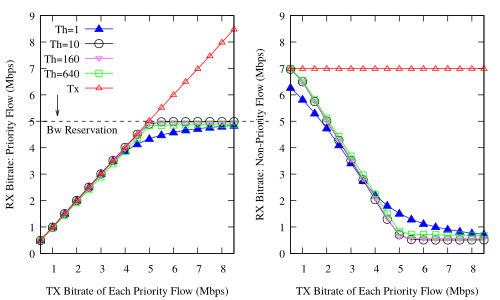

This figure's gnuplot source:
#! xgp flow_pps.dat
# Created the Fri Dec  8 02:30:12 CET 2017 with:
#   ____________________________
#  /                            \
# /        xgp        __________/
# \__________________/.:nonsns:.
#
 
#-------------------------------------
# SHAPES:
# (c)ircle  (t)riangle (i)nv.tri.
#           (d)iamond  (s)quare
# FILLING:
# (f)illed  (o)paque  (e)mpty (default)
#-------------------------------------
   s=4  ; es=s  ; fs=s+1 ; os=s+66
   c=6  ; ec=c  ; fc=c+1 ; oc=os+1
   t=8  ; et=t  ; ft=t+1 ; ot=oc+1
   i=10 ; ei=i  ; fi=i+1 ; oi=ot+1
   d=12 ; ed=d  ; fd=d+1 ; od=oi+1
   p=14 ; ep=p  ; fp=p+1 ; op=od+1
#-------------------------------------
#  e.g.:  
#  empty circles vs filled squares
#  plot "file" u 1:3 w p pt ec, 
#           "" u 1:4 w lp pt fs
#-------------------------------------

#Happy gnuplotting
#ty=ARG1
set out "rx_new_2_th.pdf"
#set out "rx_detnet.pdf"
#set out "rx_fifo.pdf"
set term pdf font "Times,12"
#set terminal X11 enhanced font "courier 10 pitch, 16" size 1300,1000

set pointsize 0.75

set key top left
#set ylabel "Per flow rate [pps]"
#set title "Priority Bandwidth reservation Output (21Mbps Input link and 10Mbps Output link)\nPriority Bandwidth Sharing\n10 Detnet Flows and 2 Other heavy flows\nExplicit Bandwidth Reservation for Detnet Flows (Flows send their bandwidth requirement)\n and the remaining availble bandwidth is fairly shared by other flows."
#set title "Fifo Queue Output (21Mbps Input link and 10Mbps Output link)\n10 Detnet Flows and 2 Other heavy flows"

set xlabel "TX Bitrate of Each Priority Flow (Mbps)"
set xtics 1


#set ytics 0.1
#set boxwidth 0.5
#set style fill solid
#set ytics nomirror
#set y2tics
#set yrange [0:5]
#set y2range [0:6000]

set ylabel "RX Bitrate: Priority Flow (Mbps)"

#set y2label "Flow Weight"
#set format y "%.t^.10^%T"
#set ytics 200000
#set yran [1e3:]
#min(a,b)=a<b?a:b
#stats 	'flow_pps.dat'	every ::1 using 1 nooutput
#total=int(STATS_sum)
#print("Total Throughput")
#print(total)
#f(x)=total


set yrange [0:9]
#set ytics nomirror
#set y2range [0:0.1]
#set y2label "Average End-to-End Latency (Secs)\nof Received Packets"
#set y2tics 0.01
set ytics 1
set xrange [0.5:8.5]

#t = 3000.0 / 1024
set arrow 1 from 0,5 to 10,5 nohead dt "-"

#set label "(DetnetFlow)" at 0.8,-0.8
#set label "(DetnetFlow)" at 1.6,-0.8
#set label "(DetnetFlow)" at 2.6,-0.8

set arrow 2 from 1.2,6 to 1.2,5.2
set label "Bw Reservation" at 0.75,4.7

set multiplot layout 1, 2 
#unset title
#unset xlabel
#unset key

plot \
'<cat rx_bwresv_1_flow_3.dat'	u ($3)/1000:($7)/1000 t 'Th=1' axes x1y1 with linespoints lw 1 pt ft lc rgb "blue" pointsize 1,\
'<cat rx_bwresv_10_flow_3.dat'	u ($3)/1000:($7)/1000 t 'Th=10' axes x1y1 with linespoints lw 1 pt ec lc rgb "black" pointsize 1,\
'<cat rx_bwresv_160_flow_3.dat'	u ($3)/1000:($7)/1000 t 'Th=160' axes x1y1 with linespoints lw 1.5 pt ei lc rgb "violet",\
'<cat rx_bwresv_640_flow_3.dat'	u ($3)/1000:($7)/1000 t 'Th=640' axes x1y1 with linespoints lw 1 pt es lc rgb "green",\
'<cat tx_bwresv_640_flow_3.dat'	u ($3)/1000:($7)/1000 t 'Tx' axes x1y1 with linespoints lw 1 pt et lc rgb "red",\
#'<cat rx_bwresv_80_flow_3.dat'	u ($3)/1000:($7)/1000 t '80' axes x1y1 with linespoints lw 1 pt ed lc rgb "violet",\
#'<cat rx_bwresv_160_flow_3.dat'	u ($3)/1000:($7)/1000 t '160' axes x1y1 with linespoints lw 1 pt ed lc rgb "dark-blue"




unset ylabel
unset arrow
unset label
set ylabel "RX Bitrate: Non-Priority Flow (Mbps)"
set xlabel "TX Bitrate of Each Priority Flow (Mbps)"
#set key top right
unset key

plot \
'<cat rx_bwresv_1_flow_1.dat'	u ($3)/1000:($7)/1000 t '1' axes x1y1 with linespoints lw 1 pt ft lc rgb "blue" pointsize 1,\
'<cat rx_bwresv_10_flow_1.dat'	u ($3)/1000:($7)/1000 t '10' axes x1y1 with linespoints lw 1 pt ec lc rgb "black" pointsize 1,\
'<cat rx_bwresv_160_flow_1.dat'	u ($3)/1000:($7)/1000 t '160' axes x1y1 with linespoints lw 1.5 pt ei lc rgb "violet",\
'<cat rx_bwresv_640_flow_1.dat'	u ($3)/1000:($7)/1000 t '640' axes x1y1 with linespoints lw 1 pt es lc rgb "green",\
'<cat tx_bwresv_640_flow_1.dat'	u ($3)/1000:($7)/1000 t 'Tx' axes x1y1 with linespoints lw 1 pt et lc rgb "red",\
#'<cat rx_bwresv_80_flow_1.dat'	u ($3)/1000:($7)/1000 t '80' axes x1y1 with linespoints lw 1 pt ed lc rgb "violet",\
#<cat rx_bwresv_160_flow_1.dat'	u ($3)/1000:($7)/1000 t '160' axes x1y1 with linespoints lw 1 pt ed lc rgb "dark-blue"




#'<cat rx_bwresv_full_sort.dat'	u ($0+1):($4)/1000 t 'Rx Bwresv' axes x1y1 with linespoints lw 2 lc rgb "blue" pt ec ps 1,\
#'<cat rx_stresv_full_sort.dat'	u ($0+1):($4)/1000 t 'Rx STRESV' axes x1y1 with linespoints lw 1.5 pt et lc rgb "blue",\
#'<cat tx_bwresv_full_sort.dat'	u ($0+1):($4)/1000 t 'Tx' axes x1y1 with linespoints lw 2 lc rgb "blue" pt fs,\
#'<cat rx_bwresv_low_sort.dat'	u ($0+1):($4)/1000 t 'Rx Bwresv' axes x1y1 with linespoints lw 2 lc rgb "black" pt ec ps 1,\
#'<cat rx_stresv_low_sort.dat'	u ($0+1):($4)/1000 t 'Rx STRESV' axes x1y1 with linespoints lw 1.5 pt et lc rgb "black",\
#'<cat tx_bwresv_low_sort.dat'	u ($0+1):($4)/1000 t 'Tx' axes x1y1 with linespoints lw 2 lc rgb "black" pt fs

#'<cat rx_bwresv_mid_sort.dat'	u ($0+1):($4)/1000 t 'Rx Bwresv' axes x1y1 with linespoints lw 2 lc rgb "red" pt ec ps 1,\
#'<cat rx_stresv_mid_sort.dat'	u ($0+1):($4)/1000 t 'Rx STRESV' axes x1y1 with linespoints lw 1.5 pt et lc rgb "red",\
#'<cat tx_bwresv_mid_sort.dat'	u ($0+1):($4)/1000 t 'Tx' axes x1y1 with linespoints lw 2 lc rgb "red" pt fs,\
#'<cat rx_bwresv_low_sort.dat'	u ($0+1):($4)/1000 t 'Rx Bwresv' axes x1y1 with linespoints lw 2 lc rgb "black" pt ec ps 1,\
#'<cat rx_stresv_low_sort.dat'	u ($0+1):($4)/1000 t 'Rx STRESV' axes x1y1 with linespoints lw 1.5 pt et lc rgb "black",\
#'<cat tx_bwresv_low_sort.dat'	u ($0+1):($4)/1000 t 'Tx' axes x1y1 with linespoints lw 2 lc rgb "black" pt fs

#'< cat delay_bwresv_full.dat | head -n6'    u ($2):($4)  t 'Delay BwResv'  axes x1y2 with lp lw 2 lc rgb "blue" pt ec,\
#'< cat delay_stresv_full.dat | head -n6'    u ($2):($4)  t 'Delay StResv'  axes x1y2 with lp lw 1.5 lc rgb "black" pt ei


#'<cat rx_ared_10.dat'	u ($2):($4)/1000 t 'Rx ARED' axes x1y1 with linespoints lw 2,\
#'<cat rx_codel_10.dat'	u ($2):($4)/1000 t 'Rx CODEL' axes x1y1 with linespoints lw 2,\

#'< cat rx.dat | tail -n 19'    u ($0+1):($2)/1000     notitle axes x1y1 with steps lc rgb "green" lw 2,\
#'< cat rx.dat | tail -n 19'    u ($0+1):($5+50)/1000  notitle     axes x1y1 with steps lc rgb "brown" lw 2,\
#'< cat rx.dat | tail -n 19'    u ($0+1):($8)/1000     notitle  axes x1y1 with steps lc rgb "black" lw 2,\
#'< cat rx.dat | tail -n 19'    u ($0+1):($11)/1000    notitle   axes x1y1 with steps lc rgb "red" lw 2,\
#'< cat rx.dat | tail -n 19'    u ($0+1):($14)/1000    notitle   axes x1y1 with steps lc rgb "blue" lw 2,\
#'< cat rx.dat | tail -n 19'    u ($0+1):($17)/1000    notitle    axes x1y1 with steps lc rgb "orange" lw 2,\
#'< cat rx.dat | tail -n 19'    u ($0+1):($2)/1000      t 'Rx Other-1'    axes x1y1 with points lc rgb "green" lw 2,\
#'< cat rx.dat | tail -n 19'    u ($0+1):($5+50)/1000      t 'Rx Other-2'    axes x1y1 with points lc rgb "brown" lw 2,\
#'< cat rx.dat | tail -n 19'    u ($0+1):($8)/1000      t 'Rx Detnet-1'   axes x1y1 with points lc rgb "black" lw 2,\
#'< cat rx.dat | tail -n 19'    u ($0+1):($11)/1000      t 'Rx Detnet-2'  axes x1y1 with points lc rgb "red" lw 2,\
#'< cat rx.dat | tail -n 19'    u ($0+1):($14)/1000      t 'Rx Detnet-3'  axes x1y1 with points lc rgb "blue" lw 2,\
#'< cat rx.dat | tail -n 19'    u ($0+1):($17)/1000      t 'Rx Total'  axes x1y1 with points lc rgb "orange" lw 2

#'< cat rx.dat | tail -n 19'    u ($0+1):($2)/1000      t 'Rx Other-1'    axes x1y1 with lp ls 3 lc rgb "green" lw 2,\
#'< cat rx.dat | tail -n 19'    u ($0+1):($5+50)/1000      t 'Rx Other-2'    axes x1y1 with lp lc rgb "brown" lw 2,\
#'< cat rx.dat | tail -n 19'    u ($0+1):($8)/1000      t 'Rx Detnet-1'   axes x1y1 with lp lc rgb "black" lw 2,\
#'< cat rx.dat | tail -n 19'    u ($0+1):($11)/1000      t 'Rx Detnet-2'  axes x1y1 with lp lc rgb "red" lw 2,\
#'< cat rx.dat | tail -n 19'    u ($0+1):($14)/1000      t 'Rx Detnet-3'  axes x1y1 with lp lc rgb "blue" lw 2,\
#'< cat rx.dat | tail -n 19'    u ($0+1):($17)/1000      t 'Rx Total'  axes x1y1 with lp lc rgb "orange" lw 2

#'< cat rx.dat | tail -n 19'    u ($0+1):($2)/1000      t 'Rx Other-1'    axes x1y1 with lp ls 3 lc rgb "green" lw 2,\
#'< cat rx.dat | tail -n 19'    u ($0+1):($8+10)/1000      t 'Rx Other-2'    axes x1y1 with lp lc rgb "orange" lw 2,\
#'< cat rx.dat | tail -n 19'    u ($0+1):($5)/1000      t 'Rx Detnet-1'   axes x1y1 with lp lc rgb "black" lw 2,\
#'< cat rx.dat | tail -n 19'    u ($0+1):($11)/1000      t 'Rx Detnet-2'  axes x1y1 with lp lc rgb "black" lw 2,\
#'< cat rx.dat | tail -n 19'    u ($0+1):($14)/1000      t 'Rx Detnet-3'  axes x1y1 with lp lc rgb "black" lw 2,\
#'< cat rx.dat | tail -n 19'    u ($0+1):($17)/1000      t 'Rx Detnet-4'  axes x1y1 with lp lc rgb "black" lw 2,\
#'< cat rx.dat | tail -n 19'    u ($0+1):($20)/1000      t 'Rx Detnet-5'  axes x1y1 with lp lc rgb "black" lw 2,\
#'< cat rx.dat | tail -n 19'    u ($0+1):($23)/1000      t 'Rx Detnet-6'  axes x1y1 with lp lc rgb "black" lw 2,\
#'< cat rx.dat | tail -n 19'    u ($0+1):($26)/1000      t 'Rx Detnet-7'  axes x1y1 with lp lc rgb "black" lw 2,\
#'< cat rx.dat | tail -n 19'    u ($0+1):($29)/1000      t 'Rx Detnet-8'  axes x1y1 with lp lc rgb "black" lw 2,\
#'< cat rx.dat | tail -n 19'    u ($0+1):($32)/1000      t 'Rx Detnet-9'  axes x1y1 with lp lc rgb "black" lw 2,\
#'< cat rx.dat | tail -n 19'    u ($0+1):($35)/1000      t 'Rx Detnet-10' axes x1y1 with lp lc rgb "black" lw 2,\
#'< cat rx.dat | tail -n 19'    u ($0+1):($38)/1000      t 'Rx Total'  axes x1y1 with lp lc rgb "red" lw 2	 
#pause 0.5
#reread

#plot \
#'< cat exp_10flows_rx.dat'    u ($0+1)*10:($2)      t 'Rx Detnet-1'  axes x1y1 with #lp pt 4 lc rgb "blue",\
#'< cat exp_10flows_rx.dat'    u ($0+1)*10:($5)      t 'Rx Detnet-2'  axes x1y1 with line  #lp pt 7 lc rgb "blue",\
#'< cat exp_10flows_rx.dat'    u ($0+1)*10:($8)      t 'Rx Detnet-3'  axes x1y1 with lp pt 8 lc rgb "red",\
#'< cat exp_10flows_rx.dat'    u ($0+1)*10:($11)      t 'Rx Detnet-4'  axes x1y1 with lp pt 11 lc rgb "red"
#'< sort -rnk1 /home/vk/FAIRDROP_BW_MASTER/NETWORKING_FAIRDROP_BW_1.0/plots/flow_pps.dat'	u ($0+1):($1/1000000)   	t 'Networking Alpha-1.0'  axes x1y1 with lp pt 4 lc rgb "black",	\
#'< sort -rnk1 /home/vk/FAIRDROP_BW_MASTER/ACT_FAIRDROP_BW_1.0/plots/flow_pps.dat'    u ($0+1):($1/1000000)      t 'Act Alpha-1.0'  axes x1y1 with lp pt 4 lc rgb "blue",    \
#'< sort -rnk1 /home/vk/FAIRDROP_BW_MASTER/NETWORKING_FAIRDROP_BW_0.4/plots/flow_pps.dat'    u ($0+1):($1/1000000)       t 'Networking Alpha-0.4'  axes x1y1 with lp pt 6 lc rgb "black", \
#'< sort -rnk1 /home/vk/FAIRDROP_BW_MASTER/ACT_FAIRDROP_BW_0.4/plots/flow_pps.dat'    u ($0+1):($1/1000000)      t 'Act Alpha-0.4'  axes x1y1 with lp pt 6 lc rgb "blue",    \
#'< sort -rnk1 /home/vk/FAIRDROP_BW_MASTER/NETWORKING_FAIRDROP_BW_0.1/plots/flow_pps.dat'    u ($0+1):($1/1000000)       t 'Networking Alpha-0.1'  axes x1y1 with lp pt 8 lc rgb "black", \
#'< sort -rnk1 /home/vk/FAIRDROP_BW_MASTER/ACT_FAIRDROP_BW_0.1/plots/flow_pps.dat'    u ($0+1):($1/1000000)      t 'Act Alpha-0.1'  axes x1y1 with lp pt 8 lc rgb "blue",    \

#'/home/vk/NOFAIRDROP_BW_RESULTS/plots/flow_pps.dat'  u ($0+1):($1/1000000) t 'Taildrop'   axes x1y1 with boxes lc rgb "violet"

#'flow_pps.dat'  u ($0+1+0.25):(f($1)/1000000)           t 'Per Flow Throughput'  axes x1y1 with boxes
